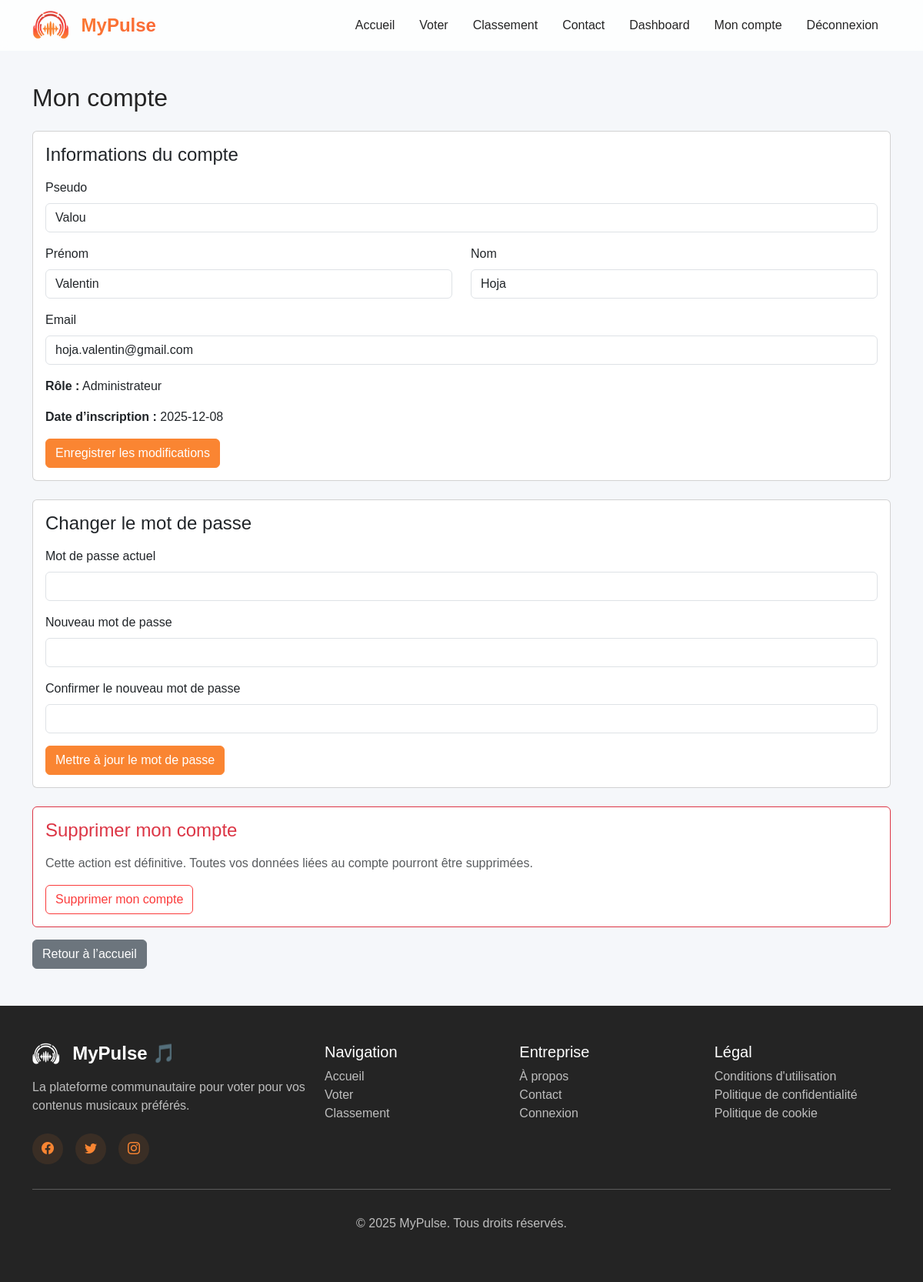
Page /login/mon_compte.php (signed in) on the committed database.
### tables this page shows
CREATE TABLE IF NOT EXISTS `utilisateur` (
  `UserID` int NOT NULL AUTO_INCREMENT,
  `UserPseudo` varchar(100) NOT NULL,
  `UserName` varchar(100) NOT NULL,
  `UserSurname` varchar(100) NOT NULL,
  `UserMail` varchar(150) NOT NULL,
  `UserPassword` varchar(255) NOT NULL,
  `reset_token` varchar(255) DEFAULT NULL,
  `reset_expire` datetime DEFAULT NULL,
  `Role` enum('admin','invite','certifie','basique') NOT NULL DEFAULT 'invite',
  `DateInscription` date NOT NULL DEFAULT (curdate()),
  `Token` varchar(255) NOT NULL,
  PRIMARY KEY (`UserID`),
  UNIQUE KEY `UserMail` (`UserMail`),
  UNIQUE KEY `Token` (`Token`),
  KEY `idx_role` (`Role`),
  KEY `idx_mail` (`UserMail`)
);

### class/User.php (called while the page is built, shortened)
<?php
class User
{
    public static function findById(int $id): ?User
    {
        $pdo = Database::getConnection();
        $stmt = $pdo->prepare("
            SELECT UserID, UserPseudo, UserName, UserSurname, UserMail, UserPassword, Role, DateInscription
            FROM utilisateur
            WHERE UserID = ?
        ");
        $stmt->execute([$id]);
        $row = $stmt->fetch(PDO::FETCH_ASSOC);
        return self::fromRow($row);
    }
    private static function fromRow(array $row): User
    {
        $u = new User();
        $u->id              = (int)$row['UserID'];
        $u->pseudo          = $row['UserPseudo'];
        $u->firstName       = $row['UserName'];
        $u->lastName        = $row['UserSurname'];
        $u->email           = $row['UserMail'];
        $u->passwordHash    = $row['UserPassword'];
        $u->role            = $row['Role'];
        $u->dateInscription = $row['DateInscription'] ?? null;
        return $u;
    }
}

### login/mon_compte.php (the view, shortened to what this page needs)
<?php
require_once __DIR__ . '/../class/User.php';
function roleLabel(string $role): string {
    switch ($role) {
        case 'admin':    return 'Administrateur';
    }
}
?>
<!DOCTYPE html>
<html lang="fr">
<head>
    <link href="https://cdn.jsdelivr.net/npm/bootstrap@5.3.0/dist/css/bootstrap.min.css" rel="stylesheet">
    <link rel="stylesheet" href="https://cdn.jsdelivr.net/npm/bootstrap-icons@1.10.0/font/bootstrap-icons.css">
    <link rel="stylesheet" href="../style/style.css">
</head>
<body>
    <?php require '../index/header.php'; ?>
    <section class="py-5" style="margin-top: 60px;">
        <div class="container" >
            <h2 class="mb-4" >Mon compte</h2>
            <div class="card mb-4">
                <div class="card-body">
                    <h4 class="mb-3">Informations du compte</h4>
                    <form method="post">
                        <div class="mb-3">
                            <label class="form-label">Pseudo</label>
                            <input type="text" name="UserPseudo" class="form-control"
                                value="<?php echo htmlspecialchars($currentUser->pseudo); ?>" required>
                        </div>
                        <div class="row">
                            <div class="col-md-6 mb-3">
                                <label class="form-label">Prénom</label>
                                <input type="text" name="UserName" class="form-control"
                                    value="<?php echo htmlspecialchars($currentUser->firstName); ?>" required>
                            </div>
                            <div class="col-md-6 mb-3">
                                <label class="form-label">Nom</label>
                                <input type="text" name="UserSurname" class="form-control"
                                    value="<?php echo htmlspecialchars($currentUser->lastName); ?>" required>
                            </div>
                        </div>
                        <div class="mb-3">
                            <label class="form-label">Email</label>
                            <input type="email" name="UserMail" class="form-control"
                                value="<?php echo htmlspecialchars($currentUser->email); ?>" required>
                        </div>
                        <p><strong>Rôle :</strong> <?php echo htmlspecialchars(roleLabel($currentUser->role)); ?></p>
                        <?php if ($currentUser->dateInscription): ?>
                            <p><strong>Date d’inscription :</strong>
                                <?php echo htmlspecialchars($currentUser->dateInscription); ?>
                            </p>
                        <?php endif; ?>
                        <button type="submit" class="btn account-btn-primary">Enregistrer les modifications</button>
                    </form>
                </div>
            </div>
            <div class="card mb-4">
                <div class="card-body">
                    <h4 class="mb-3">Changer le mot de passe</h4>
                    <form method="post">
                        <div class="mb-3">
                            <label class="form-label">Mot de passe actuel</label>
                            <input type="password" name="currentPassword" class="form-control" required>
                        </div>
                        <div class="mb-3">
                            <label class="form-label">Nouveau mot de passe</label>
                            <input type="password" name="newPassword" class="form-control" required>
                        </div>
                        <div class="mb-3">
                            <label class="form-label">Confirmer le nouveau mot de passe</label>
                            <input type="password" name="confirmNewPassword" class="form-control" required>
                        </div>
                        <button type="submit" class="btn account-btn-primary">Mettre à jour le mot de passe</button>
                    </form>
                </div>
            </div>
            <div class="card border-danger">
                <div class="card-body">
                    <h4 class="mb-3 text-danger">Supprimer mon compte</h4>
                    <p class="text-muted">
                        Cette action est définitive. Toutes vos données liées au compte pourront être supprimées.
                    </p>
                    <form method="post" onsubmit="return confirm('Supprimer définitivement votre compte ?');">
                        <button type="submit" class="btn account-btn-danger">Supprimer mon compte</button>
                    </form>
                </div>
            </div>
            <div class="mt-3">
                <a href="../index/index.php" class="btn btn-secondary">Retour à l’accueil</a>
            </div>
        </div>
    </section>
    <?php require '../index/footer.php'; ?>
</body>
</html>

### style/style.css (style rules this page uses)
:root { --primary-color: #Fa8532; --secondary-color: #FB3B3B; --accent-color: #Fa6535; --dark-color: #242424; --light-color: #ffffff; --gray-color: #d14134; --light-gray: #f8f9fa; --border-radius: 10px; --box-shadow: 0 10px 30px rgba(250, 133, 50, 0.1); --transition: all 0.3s ease; }
body { font-family: "Raleway", sans-serif; color: var(--dark-color); background-color: #f5f7fa; overflow-x: hidden; }
.account-btn-primary, .account-btn-primary:focus { background-color: var(--primary-color); border-color: var(--primary-color); color: #fff; transition: var(--transition); }
.account-btn-danger, .account-btn-danger:focus { border-color: var(--secondary-color); color: var(--secondary-color); background-color: transparent; transition: var(--transition); }

### rows in the picture
utilisateur: UserPseudo "Valou", UserName "Valentin", UserSurname "Hoja", UserMail "hoja.valentin@gmail.com", Role "Administrateur", DateInscription "2025-12-08"
